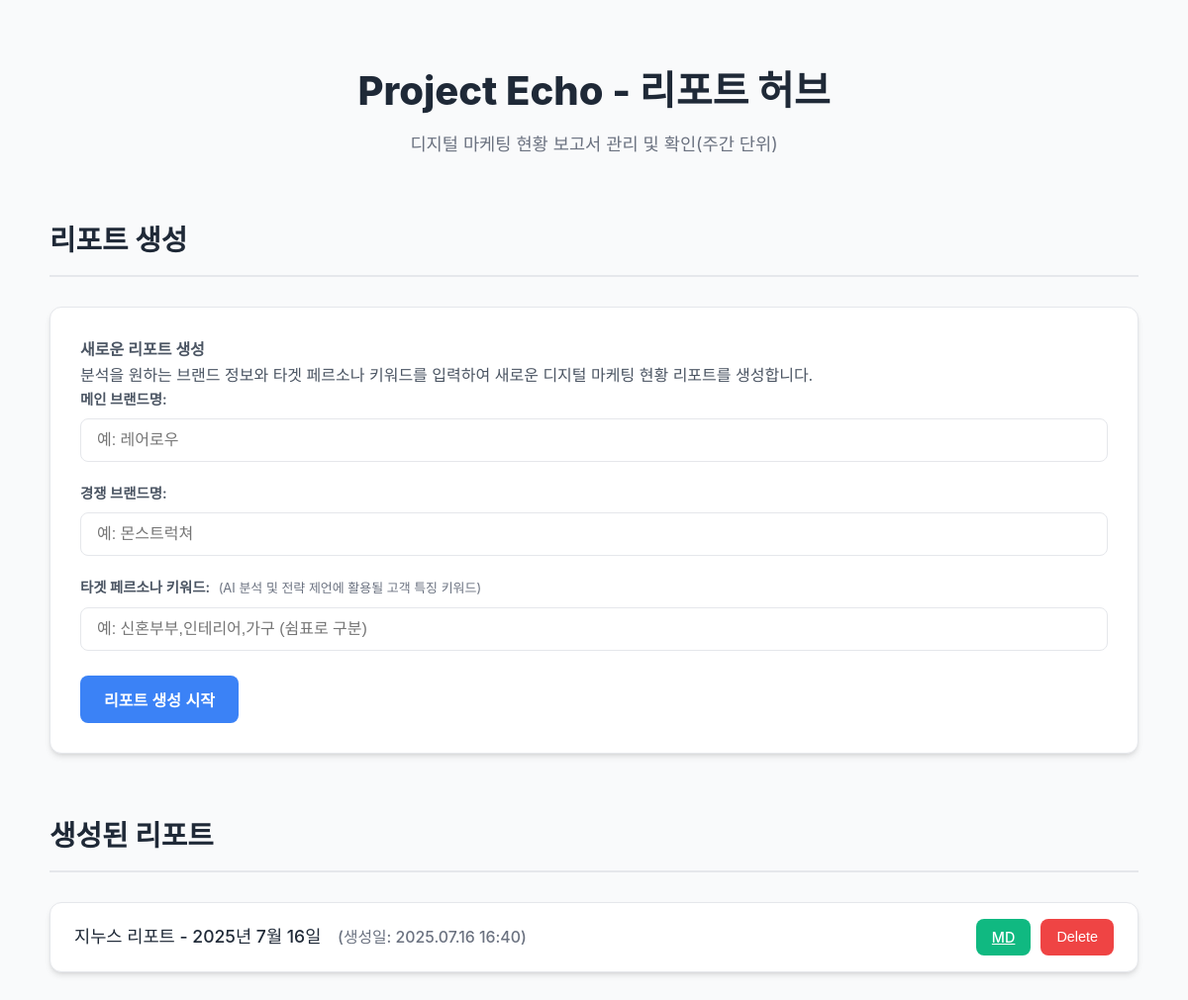
/, run on an earlier commit of the app's database.
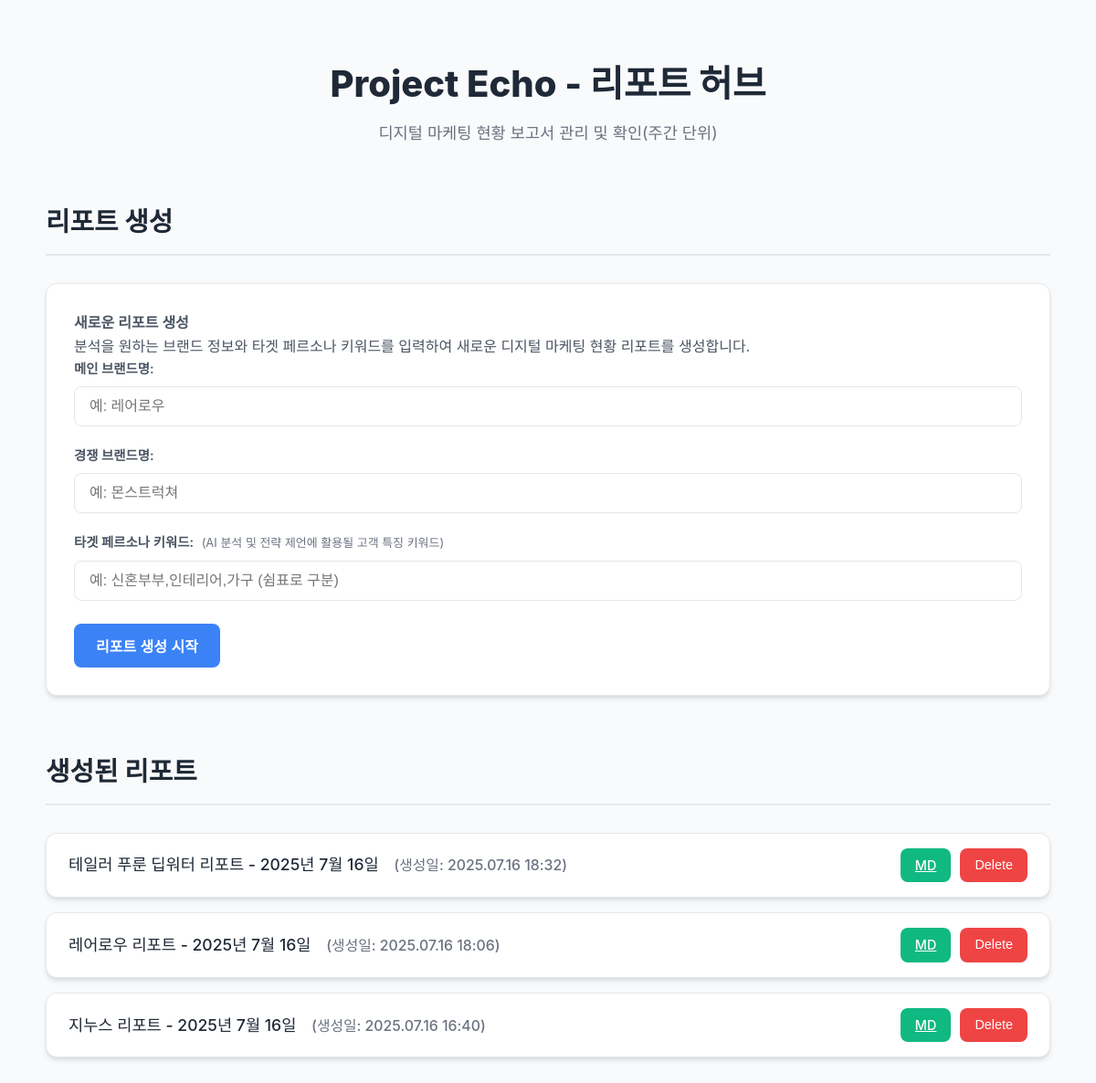
And on a later commit of the database.
### reports/models.py (models this page shows, shortened)
class Report(models.Model):
    brand = models.ForeignKey(Brand, on_delete=models.CASCADE, related_name='reports')
    created_at = models.DateTimeField(auto_now_add=True)
    report_date = models.DateField(db_index=True, null=True, blank=True)
    competitor_brand_name = models.CharField(max_length=255, blank=True)
    raw_data = models.JSONField(null=True, blank=True, help_text="Stores all raw data collected from APIs (YouTube, Naver, etc.)")
    report_data = models.JSONField(null=True, blank=True, help_text="The complete, structured report generated by Gemini, following the detailed schema.")
    generated_wordcloud_path = models.CharField(max_length=1024, null=True, blank=True)
    generated_chart_paths = models.JSONField(null=True, blank=True, help_text="Paths to generated chart images")
    class Meta:
        ordering = ['-report_date']
        indexes = [
            models.Index(fields=['brand', 'report_date']),
        ]

class Brand(models.Model):
    BRAND_TYPE_CHOICES = [
        ('main', 'Main Brand'),
        ('competitor', 'Competitor Brand'),
    ]
    name = models.CharField(max_length=255, unique=True)
    brand_type = models.CharField(max_length=10, choices=BRAND_TYPE_CHOICES, default='main')

### reports/views.py (the view)
# urls.py: path('', views.hub_page, name='hub_page'), # New hub page as the root of the app
def hub_page(request):
    reports = Report.objects.all().order_by('-report_date')
    return render(request, 'reports/hub_page.html', {'reports': reports})

### reports/templates/reports/hub_page.html (shortened to what this page needs)
<!DOCTYPE html>
<html lang="ko">
<head>
</head>
<body>
    <div class="container">
        <div class="header">
            <h1 class="page-title">Project Echo - 리포트 허브</h1>
            <p>디지털 마케팅 현황 보고서 관리 및 확인(주간 단위)</p>
        </div>
        <div class="report-section">
            <h2 class="section-title">리포트 생성</h2>
            <div class="card">
                <p class="card-title">새로운 리포트 생성</p>
                <p>분석을 원하는 브랜드 정보와 타겟 페르소나 키워드를 입력하여 새로운 디지털 마케팅 현황 리포트를 생성합니다.</p>
                <form id="report-generation-form" action="{% url 'reports:generate_report' %}" method="post">
                    <div class="form-group">
                        <label for="client_brand">메인 브랜드명:</label>
                        <input type="text" id="client_brand" name="client_brand" placeholder="예: 레어로우" required>
                    </div>
                    <div class="form-group">
                        <label for="competitor_brand">경쟁 브랜드명:</label>
                        <input type="text" id="competitor_brand" name="competitor_brand" placeholder="예: 몬스트럭쳐" required>
                    </div>
                    <div class="form-group">
                        <label for="target_persona_keywords">타겟 페르소나 키워드:
                            <span class="persona-description">(AI 분석 및 전략 제언에 활용될 고객 특징 키워드)</span>
                        </label>
                        <input type="text" id="target_persona_keywords" name="target_persona_keywords" placeholder="예: 신혼부부,인테리어,가구 (쉼표로 구분)" required>
                    </div>
                    <div class="button-group">
                        <button type="submit" class="button" id="generate-report-button">리포트 생성 시작</button>
                    </div>
                </form>
            </div>
        </div>
        <div class="report-section">
            <h2 class="section-title">생성된 리포트</h2>
            {% if reports %}
            <ul class="report-list">
                {% for report in reports %}
                <li id="report-item-{{ report.id }}">
                    <a href="{% url 'reports:report_detail' report.id %}" class="report-item-link">
                        {{ report.brand.name }} 리포트 - {{ report.report_date|date:"Y년 n월 j일" }}
                        <span>(생성일: {{ report.created_at|date:"Y.m.d H:i" }})</span>
                    </a>
                    <div class="report-actions">
                        <a href="{% url 'reports:download_markdown_report' report.id %}" class="download-button" target="_blank">MD</a>
                        <button class="delete-button" data-report-id="{{ report.id }}">Delete</button>
                    </div>
                </li>
                {% endfor %}
            </ul>
            {% else %}
            <div class="card">
                <p>아직 생성된 리포트가 없습니다. 새로운 리포트를 생성해주세요.</p>
            </div>
            {% endif %}
        </div>
    </div>
</body>

What changed in the data, as far as the page shows it:
added Report: brand.name "테일러 푸룬 딥워터", report_date "2025년 7월 16일", created_at "2025.07.16 18:32"
added Report: brand.name "레어로우", report_date "2025년 7월 16일", created_at "2025.07.16 18:06"
